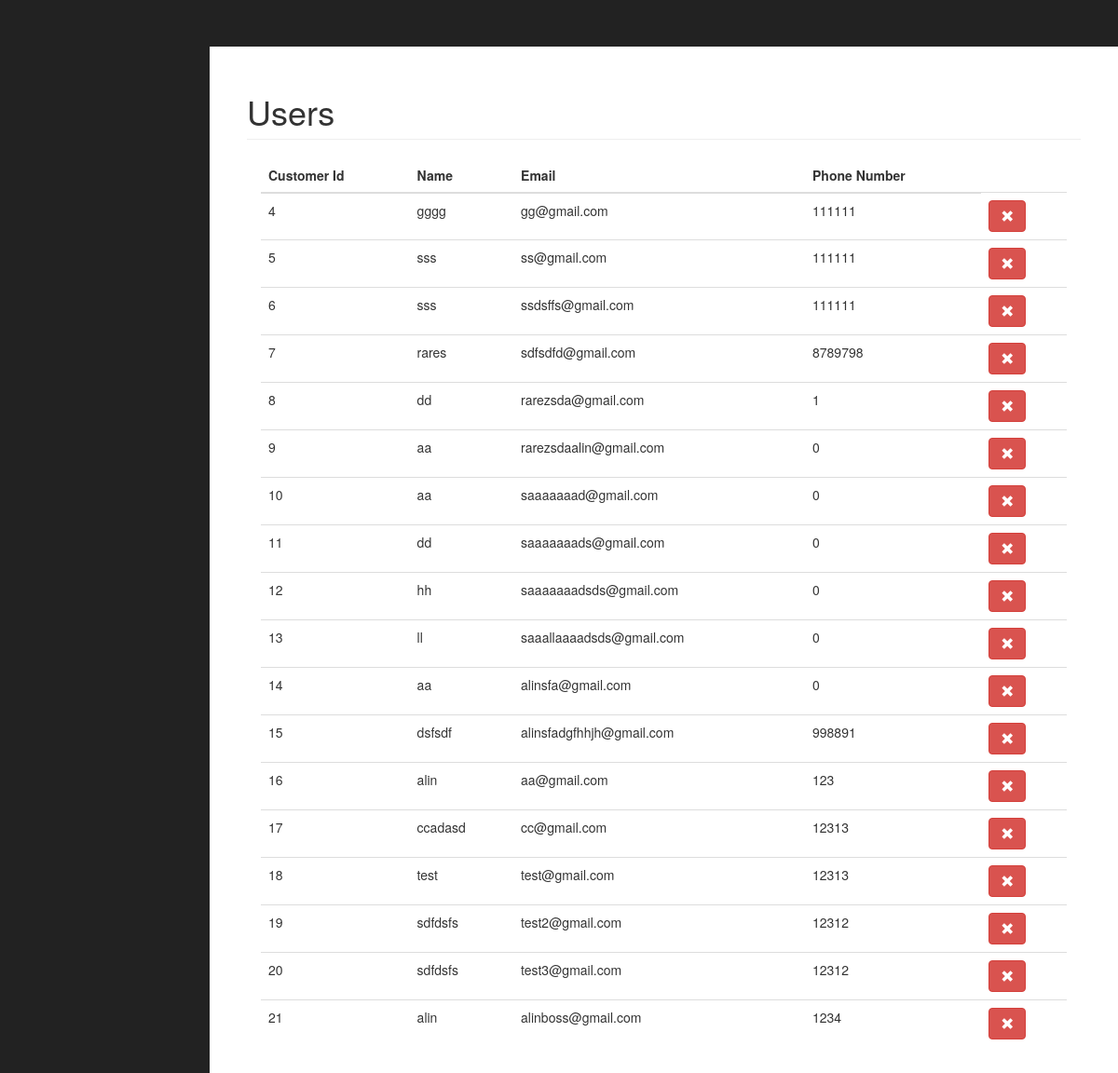
The page /admin/customer/users.php on the database its author committed.
### tables this page shows
CREATE TABLE `customer` (
  `CUSTOMER_ID` int(11) NOT NULL,
  `NAME` text NOT NULL,
  `EMAIL` text NOT NULL,
  `PHONE_NUMBER` int(50) NOT NULL
);

### admin/functions.php (the view, shortened to what this page needs)
<?php
$connection = mysqli_connect("localhost","root","","service_it") or die("Connection Failed".mysqli_connect_error());
function query($sql){
    global $connection;
    return mysqli_query($connection, $sql);
}
function fetch_array($result)
{
    return mysqli_fetch_array($result);
}
function get_users()
{
    $query = query("SELECT * FROM customer ");
    while ($row = fetch_array($query))
    {
        $user = <<<DELIMETER
            <tr>
                <td>{$row['CUSTOMER_ID']} </td>
                <td>{$row['NAME']} </td>
                <td>{$row['EMAIL']}</td>
                <td>{$row['PHONE_NUMBER']}</td>
               <td> <a class='btn btn-danger' href = "delete_customer.php?delete&id={$row['CUSTOMER_ID']}"><span class='glyphicon glyphicon-remove'></span></a></td>
            </tr>
DELIMETER;
        echo $user;
    }
}
?>

### admin/css/sb-admin.css (style rules this page uses)
body { margin-top: 100px; background-color: #222; }
@media (min-width:768px) { body { margin-top: 50px; } }

### rows shown on the page
customer: CUSTOMER_ID "4", NAME "gggg", EMAIL "gg@gmail.com", PHONE_NUMBER "111111"
customer: CUSTOMER_ID "5", NAME "sss", EMAIL "ss@gmail.com", PHONE_NUMBER "111111"
customer: CUSTOMER_ID "6", NAME "sss", EMAIL "ssdsffs@gmail.com", PHONE_NUMBER "111111"
customer: CUSTOMER_ID "7", NAME "rares", EMAIL "sdfsdfd@gmail.com", PHONE_NUMBER "8789798"
customer: CUSTOMER_ID "8", NAME "dd", EMAIL "rarezsda@gmail.com", PHONE_NUMBER "1"
customer: CUSTOMER_ID "9", NAME "aa", EMAIL "rarezsdaalin@gmail.com", PHONE_NUMBER "0"
customer: CUSTOMER_ID "10", NAME "aa", EMAIL "saaaaaaad@gmail.com", PHONE_NUMBER "0"
customer: CUSTOMER_ID "11", NAME "dd", EMAIL "saaaaaaads@gmail.com", PHONE_NUMBER "0"
customer: CUSTOMER_ID "12", NAME "hh", EMAIL "saaaaaaadsds@gmail.com", PHONE_NUMBER "0"
customer: CUSTOMER_ID "13", NAME "ll", EMAIL "saaallaaaadsds@gmail.com", PHONE_NUMBER "0"
customer: CUSTOMER_ID "14", NAME "aa", EMAIL "alinsfa@gmail.com", PHONE_NUMBER "0"
customer: CUSTOMER_ID "15", NAME "dsfsdf", EMAIL "alinsfadgfhhjh@gmail.com", PHONE_NUMBER "998891"
customer: CUSTOMER_ID "16", NAME "alin", EMAIL "aa@gmail.com", PHONE_NUMBER "123"
customer: CUSTOMER_ID "17", NAME "ccadasd", EMAIL "cc@gmail.com", PHONE_NUMBER "12313"
customer: CUSTOMER_ID "18", NAME "test", EMAIL "test@gmail.com", PHONE_NUMBER "12313"
customer: CUSTOMER_ID "19", NAME "sdfdsfs", EMAIL "test2@gmail.com", PHONE_NUMBER "12312"
customer: CUSTOMER_ID "20", NAME "sdfdsfs", EMAIL "test3@gmail.com", PHONE_NUMBER "12312"
customer: CUSTOMER_ID "21", NAME "alin", EMAIL "alinboss@gmail.com", PHONE_NUMBER "1234"
